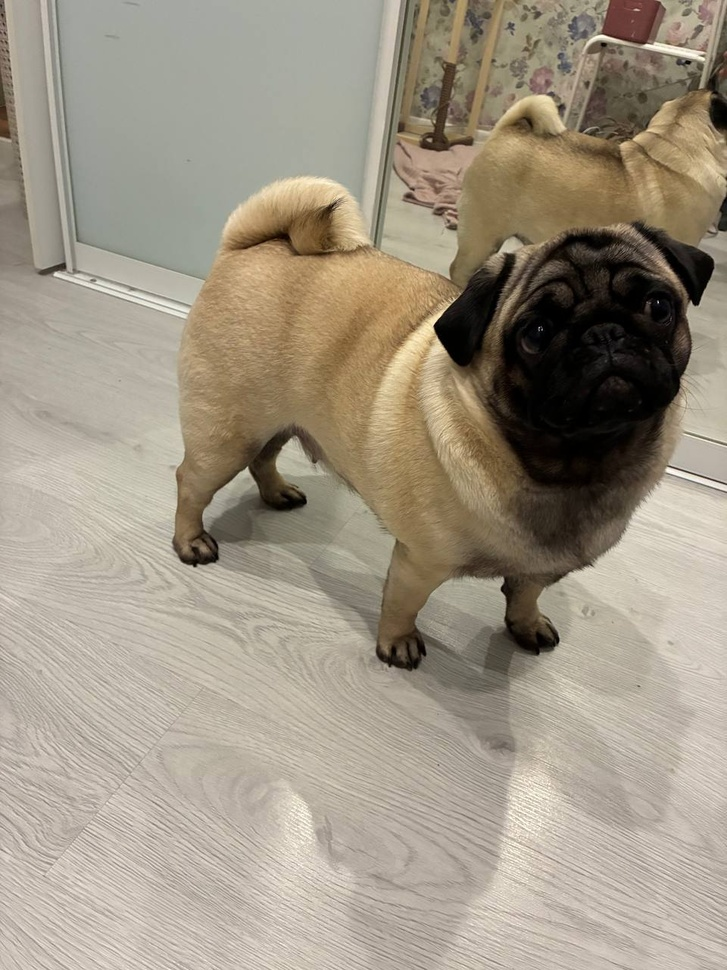
#> input picture 1 дз/photo_2026-02-01_18-11-53.jpg, 727 x 970 px, shrunk from 960 x 1280 before the run
$ jupyter execute --allow-errors hometask1.ipynb
#> lines starting #> are read from the running program, lines starting #| are printed output that depends on the picture; after the words box and inside, x2 and y2 are one past the last pixel; in counts of white or black regions, pixels touching at a corner belong together; long printed decimals are rounded
[cell 1]
import numpy as np
import cv2
import matplotlib.pyplot as plt

Task-1

[cell 2]
image = cv2.imread('photo_2026-02-01_18-11-53.jpg', cv2.IMREAD_GRAYSCALE)
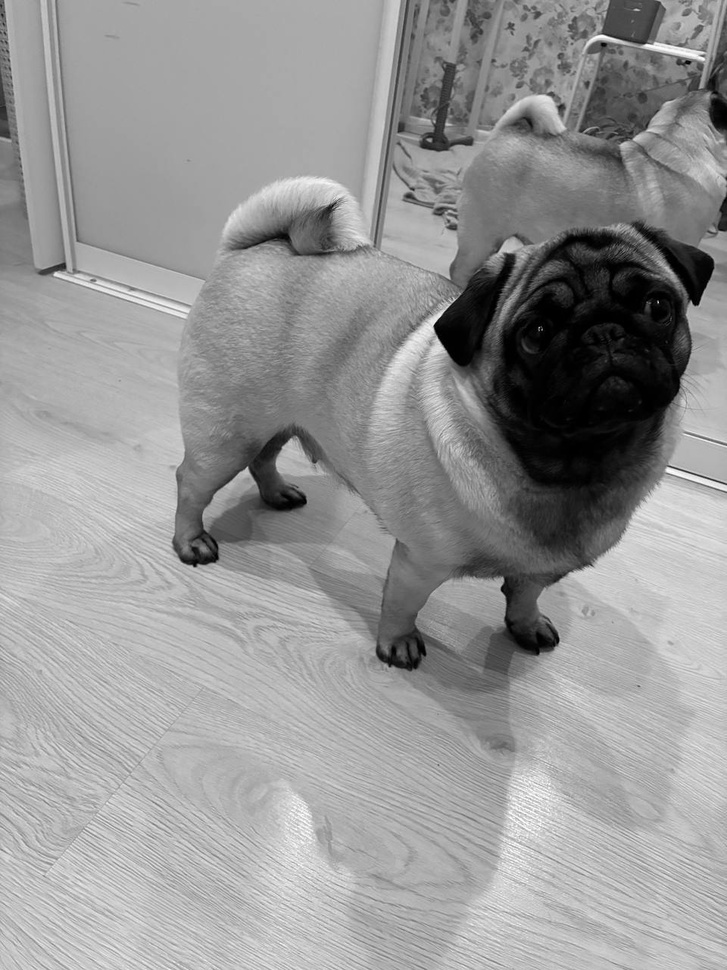
#> image: shape (970, 727); min 0, max 255, mean 150.1
plt.imshow(image, cmap='gray') #массив не меняется, меняет только картинку
image.shape
image[0,0]
#> Out = 100

Task-2

[cell 3]
histSize = 256
histRange = (0, 256)
accumulate = False

hist = cv2.calcHist([image], [0], None, [histSize], histRange, accumulate)
#> hist = 256 values, max 13180 at index 170, min 11 at index 255, mean 2754.6

plt.plot(hist)
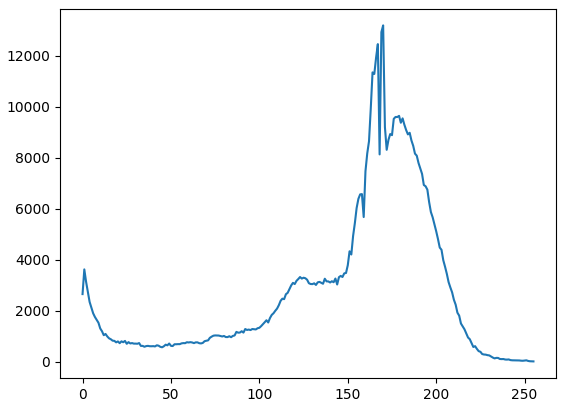
#> figure drawn by matplotlib, 1 panel; curve peaks at x = 170, y = 13180

Task-3

[cell 4]
def gamma_correction(image_lc, gamma_lc):
#> called with gamma_lc = 0.5
    table = np.zeros(256, dtype=np.uint8)

    for r in range(256):
        new_value = ((r / 255) ** gamma_lc) * 255
        table[r] = round(new_value)

    return cv2.LUT(image, table)

bright = gamma_correction(image, 0.5)
dark   = gamma_correction(image, 2.0)
#> call 2 of gamma_correction, with gamma_lc = 2
#> in gamma_correction (call 2), `return cv2.LUT(image, table)`:
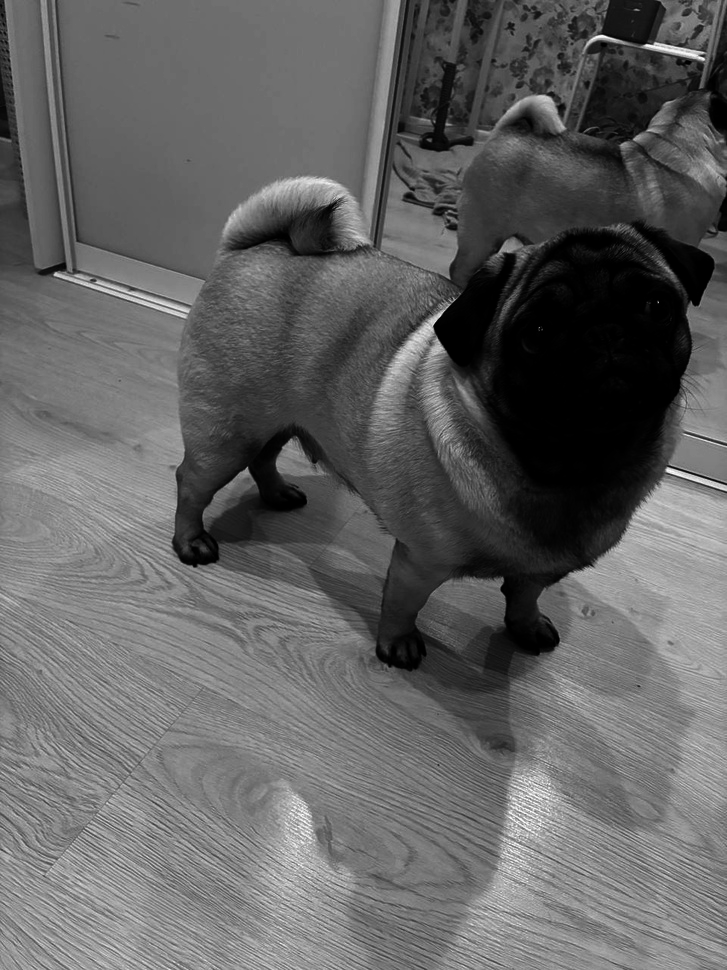
#> returned value: shape (970, 727); min 0, max 255, mean 98.5
print('Средняя яркость исходного :', round(image.mean(), 2))
#| Средняя яркость исходного : 150.08
print('Средняя яркость gamma=0.5 :', round(bright.mean(), 2))
#| Средняя яркость gamma=0.5 : 190.32
print('Средняя яркость gamma=2.0 :', round(dark.mean(), 2))
#| Средняя яркость gamma=2.0 : 98.53
fig, ax = plt.subplots(1, 3, figsize=(15, 4))
ax[0].set_title('gamma = 0.5')
ax[0].imshow(bright, cmap='gray', vmin=0, vmax=255)
ax[1].set_title('исходное')
ax[1].imshow(image, cmap='gray', vmin=0, vmax=255)
ax[2].set_title('gamma = 2.0')
ax[2].imshow(dark, cmap='gray', vmin=0, vmax=255)
for a in ax:
    a.axis('off')
plt.show()

Task-4

[cell 5]
#gamma<1
from skimage.metrics import structural_similarity, mean_squared_error

(ssim, diff) = structural_similarity(image, bright, full=True)
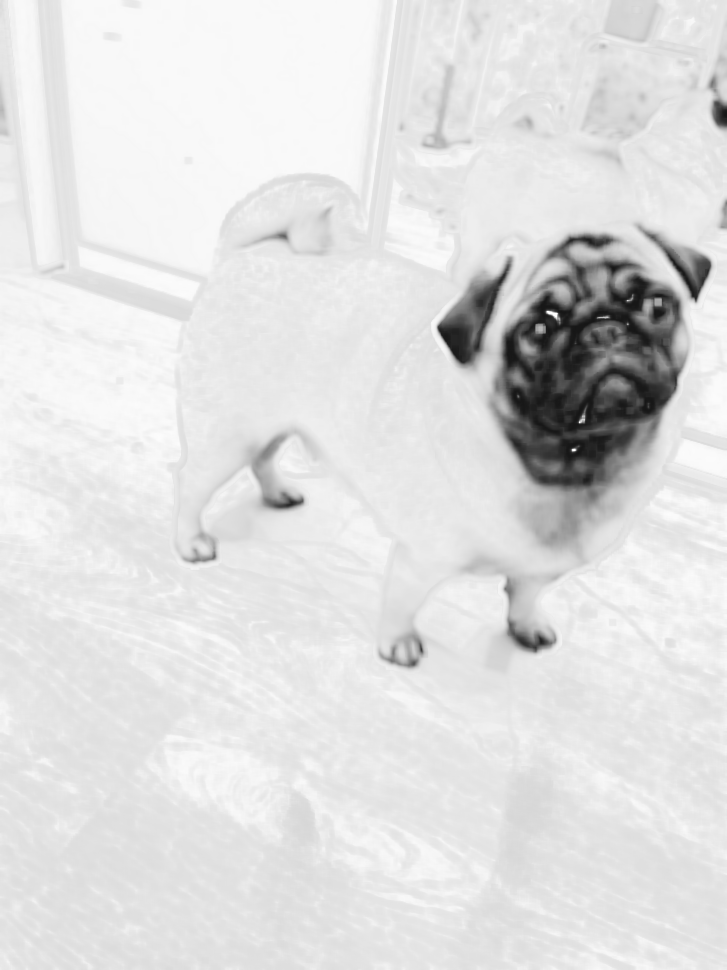
#> diff: shape (970, 727) float64; min 0.0879, max 1, mean 0.876
#> ssim = 0.876
diff = (diff * 255).astype("uint8")
print("SSIM: {}".format(ssim))
#| SSIM: 0.8756
mse = mean_squared_error(image, bright)
#> mse = 1763.3
print("MSE: {}".format(mse))
#| MSE: 1763.261
plt.imshow(diff)

[cell 6]
#gamma>1
(ssim, diff) = structural_similarity(image, dark, full=True)
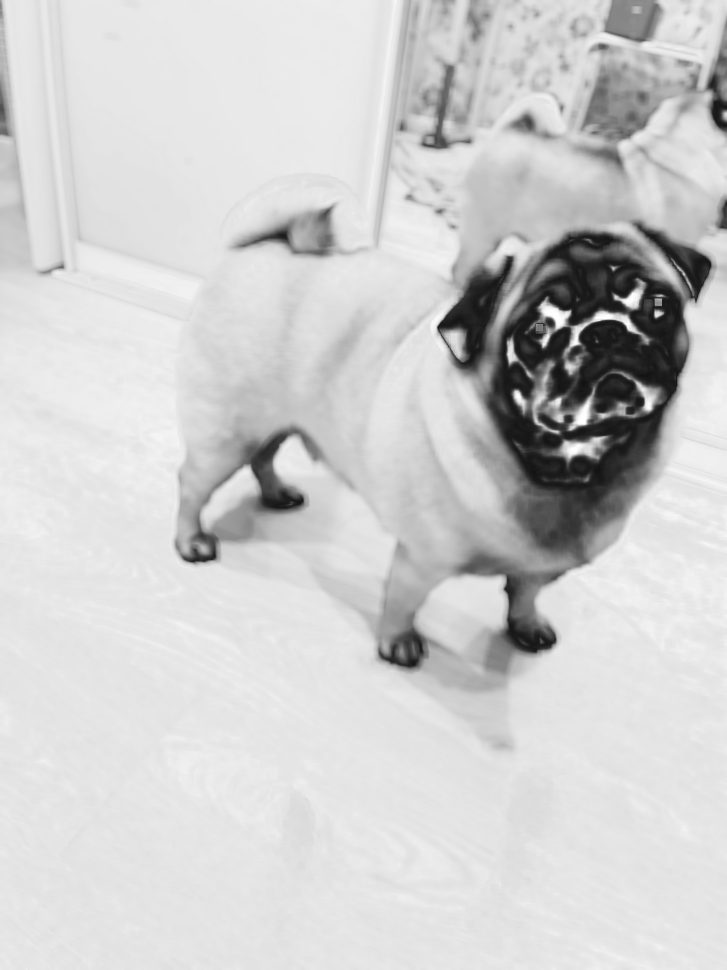
#> diff: shape (970, 727) float64; min 0.072, max 1, mean 0.809
#> ssim = 0.809
diff = (diff * 255).astype("uint8")
print("SSIM: {}".format(ssim))
#| SSIM: 0.8088
mse = mean_squared_error(image, bright)
print("MSE: {}".format(mse))
#| MSE: 1763.261
plt.imshow(diff)

Task-5

#> (a cell that did not finish here is left out)

Task-6

[cell 8]
#50 BINARY
_,thresh1 = cv2.threshold(image,50,255,cv2.THRESH_BINARY)
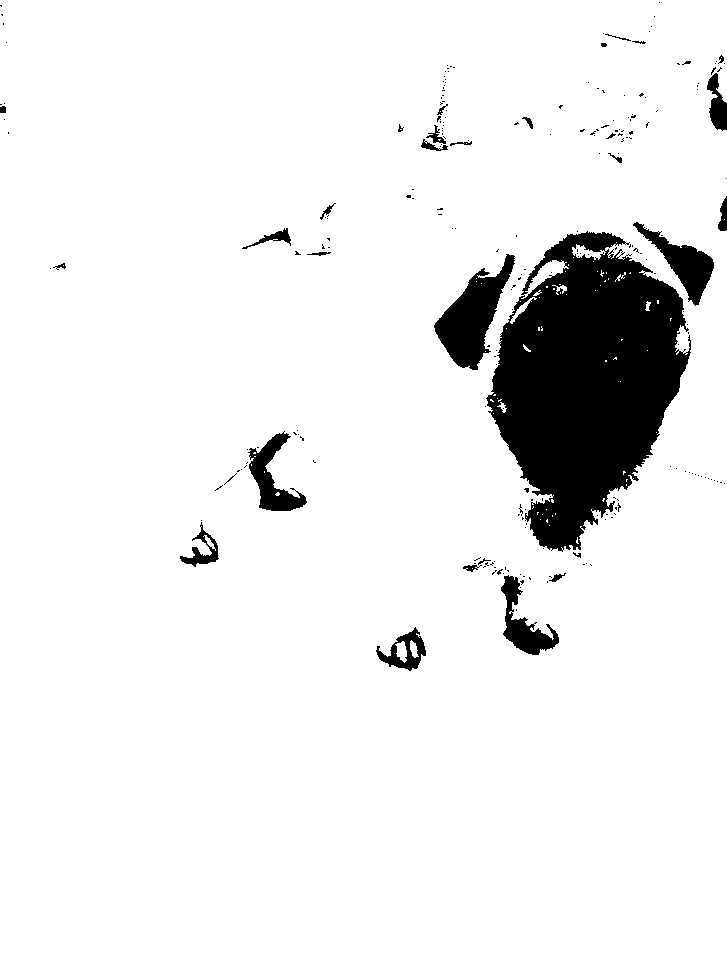
#> thresh1: shape (970, 727); 92.3% white; 235 black regions (205 under 20 px), largest, box (x1, y1, x2, y2) and area: (486, 231, 691, 552) 40042, (434, 254, 515, 370) 4124, (633, 222, 714, 306) 2131

plt.imshow(thresh1, cmap='gray')

[cell 9]
# 100 BINARY
_,thresh3 = cv2.threshold(image,100,255,cv2.THRESH_BINARY)
#> thresh3: shape (970, 727); 85.6% white; 435 black regions (377 under 20 px), largest, box (x1, y1, x2, y2) and area: (433, 216, 715, 683) 67570, (172, 423, 331, 567) 8462, (572, 9, 727, 182) 7769

plt.imshow(thresh3, cmap='gray')

[cell 10]
#200 BINARY
_,thresh1 = cv2.threshold(image,200,255,cv2.THRESH_BINARY)
#> thresh1: shape (970, 727); 7.9% white; 3502 white regions (3245 under 20 px), largest, box (x1, y1, x2, y2) and area: (572, 482, 727, 678) 12613, (252, 782, 355, 929) 4374, (502, 763, 580, 854) 2823

plt.imshow(thresh1, cmap='gray')

[cell 11]
#100 BINARY_INV
_,thresh1 = cv2.threshold(image,100,255,cv2.THRESH_BINARY_INV)

plt.imshow(thresh1, cmap='gray')

[cell 12]
#100 TRUNC
_,thresh1 = cv2.threshold(image,100,255,cv2.THRESH_TRUNC)

plt.imshow(thresh1, cmap='gray')

[cell 13]
#100 TOZERO
_,thresh1 = cv2.threshold(image,100,255,cv2.THRESH_TOZERO)

plt.imshow(thresh1, cmap='gray')

[cell 14]
#100 TOZERO_INV
_,thresh1 = cv2.threshold(image,100,255,cv2.THRESH_TOZERO_INV)
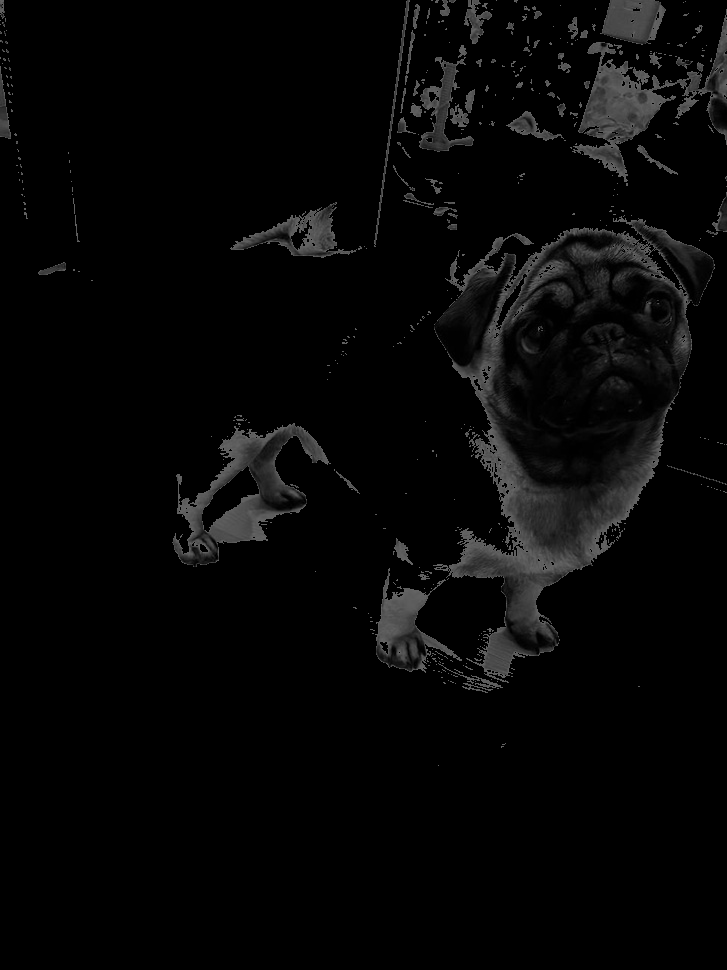
#> thresh1: shape (970, 727); min 0, max 100, mean 6.6

plt.imshow(thresh1, cmap='gray')
